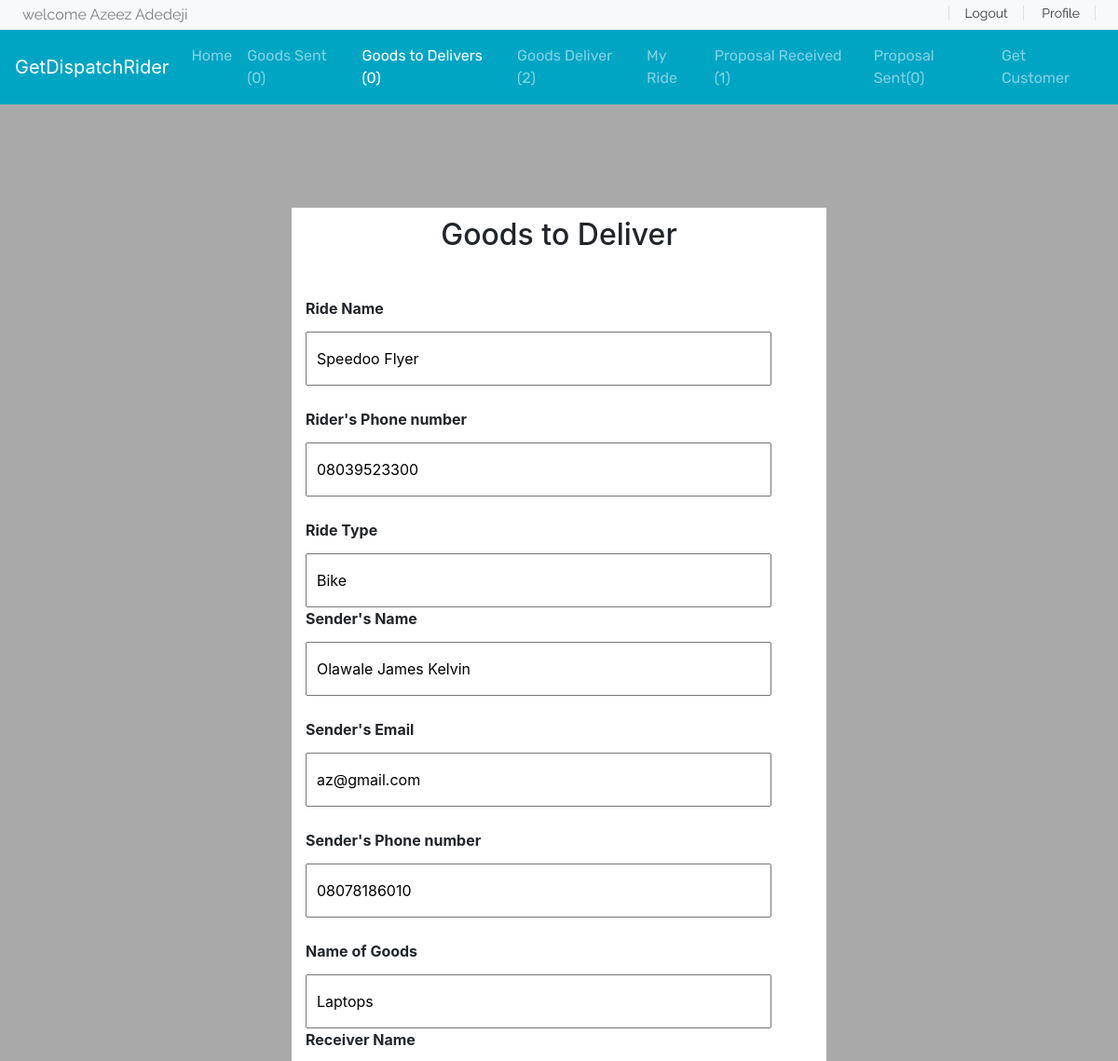
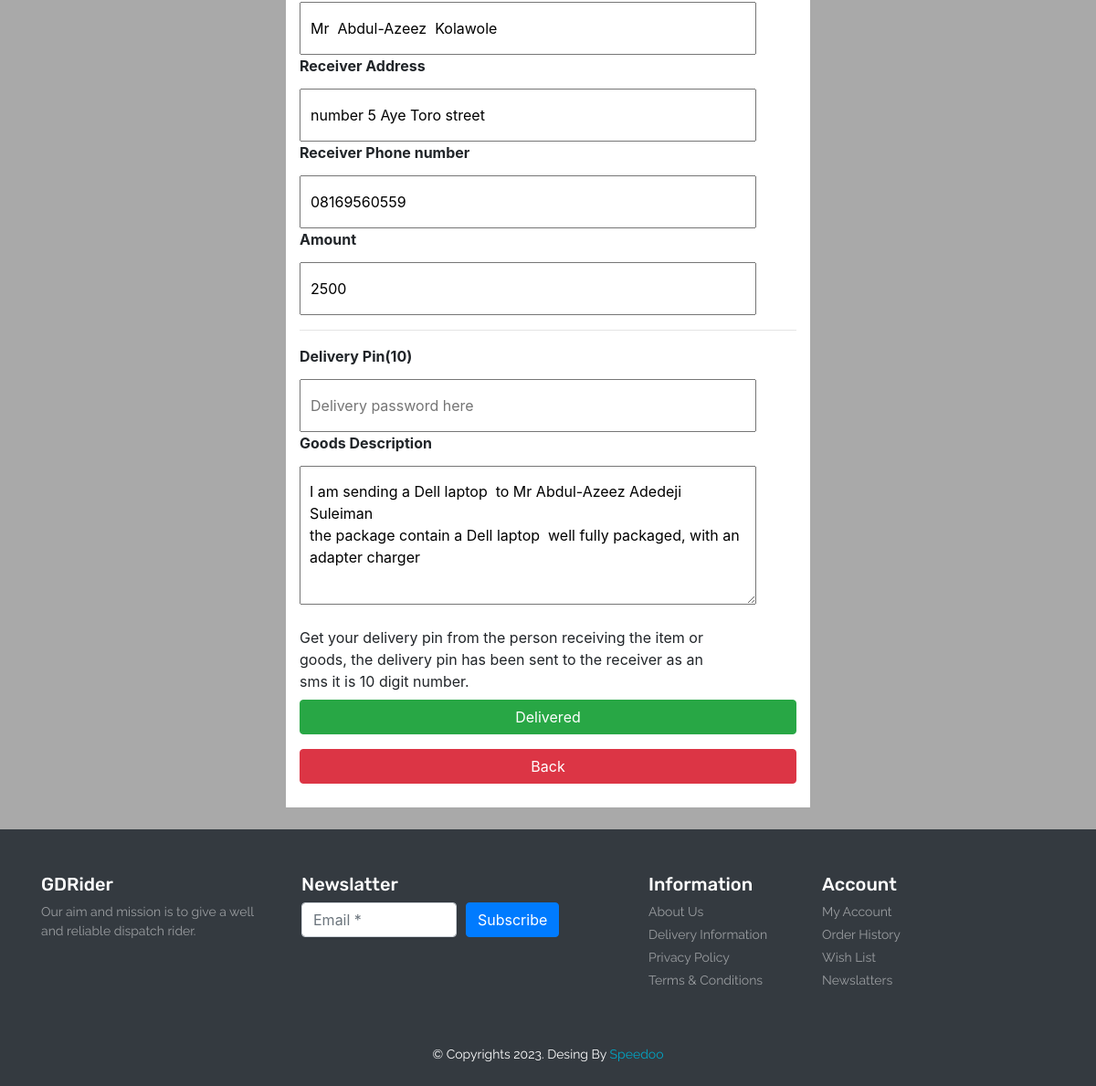
Page /goods-to-deliver/76d2209d9ef7445392f525bb0248d05f (signed in) on the committed database (2 pictures, top to bottom).
### base/models.py (models this page shows, shortened)
class user(AbstractUser):
    username = models.CharField(max_length=20, blank=True, null=True)
    fullName = models.CharField(max_length=100)
    email = models.EmailField()
    phoneNumber = models.CharField(max_length=20, unique=True)
    ninslip = models.ImageField()
    verify = models.BooleanField(default=False)
    USERNAME_FIELD = 'phoneNumber'

class proposal(models.Model):
    id = models.UUIDField(default=uuid.uuid4, editable=False, primary_key=True)
    riderUsername = models.CharField(max_length=50, default='null')
    rideName = models.CharField(max_length=50, default='empty')
    riderEmail = models.EmailField()
    senderName = models.CharField(max_length=100, default='empty')
    riderPhoneNumber = models.CharField(max_length=20, default='empty')
    senderEmail = models.EmailField()
    senderPhoneNumber = models.CharField(max_length=20, default='empty')
    rideTrackId = models.CharField(max_length=100)
    rideType = models.CharField(max_length=50)
    goodsName = models.CharField(max_length=250)
    receiverName = models.CharField(max_length=250)
    receiverAddress = models.CharField(max_length=250)
    receiverPhoneNumber = models.CharField(max_length=50)
    amount = models.TextField()
    goodsDescription = models.TextField()
    deliveryPassword = models.CharField(max_length=10, blank='True', null='True')
    created = models.DateTimeField(auto_now_add=True)
    update = models.DateTimeField(auto_now=True)
    deliver = models.BooleanField(default=False)
    accepted = models.BooleanField(default=False)

### base/views.py (the view, shortened to what this page needs)
# urls.py: path('goods-to-deliver/<str:pk>', views.goodstodeliverpreview, name='goods-to-deliver'),
@login_required(login_url='base:login')
def goodstodeliverpreview(request, pk):
    getproposal = proposal.objects.get(id=pk)
    if request.user.phoneNumber == getproposal.riderUsername:
        pass
    else:
        return redirect('base:index')
    proposalr = proposal.objects.filter(Q(riderUsername=request.user) & Q(accepted=False)).count
    proposals = proposal.objects.filter(Q(senderPhoneNumber=request.user.phoneNumber) & Q(accepted=False)).count
    goodsent = proposal.objects.filter(Q(senderPhoneNumber=request.user.phoneNumber)
                                       & Q(accepted=True)).count
    goodstosend = proposal.objects.filter(Q(riderUsername=request.user) & Q(accepted=True) & Q(deliver=False)).count
    goodsdeliver = proposal.objects.filter(Q(riderUsername=request.user)
                                           & Q(deliver=True)).count
    context = {'getproposal': getproposal, 'proposalr': proposalr, 'goodstosend': goodstosend, 'goodsent': goodsent,
               'proposals': proposals, 'goodsdeliver': goodsdeliver}
    return render(request, 'base/goodstoDeliverPreview.html', context)

### base/templates/base/goodstoDeliverPreview.html (shortened to what this page needs)
<div style="background-color: darkgrey;">
    {% extends 'base/navbar.html'%}
    {% block goods-to-deliver %}
     <li class="nav-item active">
                  <a class="nav-link" href="{% url 'base:onDelivary' %}">Goods to Delivers ({{goodstosend}}) </a>
                </li>
                  {%endblock%}
{%load static %}
{% block body%}
 <div class="container">
        <div class="container" style="background-color: #fff; margin-top: 10%; padding: 10px 15px; width:fit-content ; height:fit-content">
            <div class="text-center">
                <h2>Goods to Deliver</h2>
            </div>
            <form class="mt-5" method="post" onsubmit="submmit()" action="{% url 'base:goods-to-deliver' getproposal.id%}">
                <label ><strong>Ride Name</strong> </label><br/>
                <input type="text" class="login-input" value="{{getproposal.rideName}}" readonly="true" name="riderName" ><br/>
                <label ><strong>Rider's Phone number </strong> </label><br/>
                <input type="text" class="login-input" value="{{getproposal.riderPhoneNumber}}" readonly="true" name="riderNumber" ><br/>
                <label ><strong>Ride Type</strong> </label><br/>
                <input type="text" class="login-input" value="{{getproposal.rideType}}" readonly="true" name="rideType" >
                 <label><strong>Sender's Name </strong> </label><br/>
                <input type="text" class="login-input" value="{{getproposal.senderName}}"  readonly="true" name="senderName" ><br/>
                <label ><strong>Sender's Email </strong> </label><br/>
                <input type="text" class="login-input" value="{{getproposal.senderEmail}}"  readonly="true" name="senderEmail" ><br/>
                <label ><strong>Sender's Phone number </strong> </label><br/>
                <input type="text" class="login-input"  value="{{getproposal.senderPhoneNumber}}" readonly="true" name="sendernumber" ><br/>
                <label ><strong>Name of Goods  </strong></label><br/>
                <input type="text" class="login-input" readonly="true" value="{{getproposal.goodsName}}" name="goodsName" >
                <label ><strong>Receiver Name </strong></label><br/>
                <input type="text" class="login-input disabled" readonly="true" value="{{getproposal.receiverName}}"  name="receiverName" >
                <label ><strong>Receiver Address </strong>  </label><br/>
                <input type="text" class="login-input" readonly="true" value="{{getproposal.receiverAddress}}"  name="receiverAddress" >
                <label ><strong> Receiver Phone number</strong> </label><br/>
                <input type="text" class="login-input" readonly="true" value="{{getproposal.receiverPhoneNumber}}"  name="receiverNumber" >
                <label ><strong>Amount</strong> </label><br/>
                <input type="text" class="login-input" readonly="true" value="{{getproposal.amount}}"  placeholder="Dispatch Rider's Fee" name="amount" >
                <hr>
                 <label ><strong>Delivery Pin(10)</strong> </label><br/>
                <input type="number" class="login-input"  value=""  placeholder="Delivery password here" name="delivery-password" >
                <label ><strong>Goods  Description</strong></label><br/>
                <textarea class="login-input" readonly="true"   name="goodsDescription" placeholder="Describe the goods in details"  cols="30" rows="5">{{getproposal.goodsDescription}}</textarea><br/>
                <label>Get your delivery pin from the person receiving the item or <br/>
                   goods, the delivery pin has been sent to the receiver as an <br/>sms it is  10 digit number.
                </label>
               <input type="submit" id="subb" style="width:100%" class="btn btn-success" value="Delivered">
                <br>
                 <a href="" style="width:100%" class="btn btn-danger mt-3">Back</a>
            </form>
        </div>
    </div>
{% endblock%}

### base/templates/base/navbar.html (shortened to what this page needs)
<!DOCTYPE html>
{% load static %}
<html lang="en">
<head>
     <link rel="stylesheet" href="https://stackpath.bootstrapcdn.com/bootstrap/4.4.1/css/bootstrap.min.css">
     <link rel="stylesheet" href="https://cdnjs.cloudflare.com/ajax/libs/OwlCarousel2/2.3.4/assets/owl.carousel.min.css" />
     <link rel="stylesheet" href="https://cdnjs.cloudflare.com/ajax/libs/OwlCarousel2/2.3.4/assets/owl.theme.default.min.css" />
      <link rel="stylesheet" href="https://cdnjs.cloudflare.com/ajax/libs/font-awesome/5.13.0/css/all.min.css" />
     <link rel="stylesheet" href="https://cdnjs.cloudflare.com/ajax/libs/font-awesome/4.7.0/css/font-awesome.min.css">
     <link rel="stylesheet" href="{% static 'base/style.css' %}">
</head>
<body onload="getLocation();">
 <header id="header" class="">
        <div class="strip d-flex justify-content-between px-4 py-1 bg-light" style="height:fit-content" >
            <p class="font-rale  text-black-50 m-0">welcome {{request.user.fullName}}</p>
            <div class="font-rale font-size-14">
                {% if request.user.is_authenticated%}
                <a href="{% url 'base:logout' %}" class="px-3 border-right border-left text-dark">Logout</a>
                <a href="" class="px-3 border-right text-dark">Profile</a>
                {%else%}
                  <a href="{% url 'base:login' %}" class="px-3 border-right border-left text-dark">Login</a>
                <a href="{%url 'base:signup' %}" class="px-3 border-right text-dark">SignUp</a>
                {%endif%}
            </div>
        </div>
        <nav class="navbar navbar-expand-lg navbar-dark color-second-bg ">
            <a class="navbar-brand" href="#">GetDispatchRider</a>
            <div class="collapse navbar-collapse" id="navbarNav">
              <ul class="navbar-nav m-auto font-rubik">
                {% block homes %}<li class="nav-item ">
                  <a class="nav-link" href="{% url 'base:index' %}">Home</a>
                </li>
                {%endblock%}
                  {% block good_sent%}
                <li class="nav-item">
                  <a class="nav-link" href="{% url 'base:goodSent'%}">Goods Sent ({{goodsent}})</a>
                </li>
                  {%endblock%}
                  {% block goods-to-deliver %}{%endblock%}
                  {% block goods_deliver%}
                <li class="nav-item">
                  <a class="nav-link" href="{% url 'base:goodsDeliver'%}">Goods Deliver ({{goodsdeliver}})</a>
                </li>
                  {% endblock%}
                  {%block my_ride%}
                <li class="nav-item">
                    <a class="nav-link" href="{% url 'base:my-ride'%}">My Ride</a>
                  </li>
                  {% endblock%}
                  {% block proposal_received%}
                  <li class="nav-item">
                    <a class="nav-link" href="{% url 'base:proposal-receive'%}">Proposal Received ({{proposalr}})</a>
                  </li>
                  {%endblock%}
                  {% block proposal-sent%}
                  <li class="nav-item">
                    <a class="nav-link" href="{% url 'base:proposalSent'%}">Proposal Sent({{proposals}})</a>
                  </li>
                  {%endblock%}
                   <li class="nav-item ">
                  <a class="nav-link" href="{% url 'base:index' %}">Get Customer</a>
                </li>
              </ul>
            </div>
          </nav>
    </header>
{%block body%}
{%endblock%}
 <br/>
 <footer id="footer" class="bg-dark text-white py-5">
          <div class="container">
            <div class="row">
              <div class="col-lg-3 col-12">
                <h4 class="font-rubik font-size-20">GDRider</h4>
                <p class="font-size-14 font-rale text-white-50">Our aim and mission is to give a well and reliable dispatch rider.</p>
              </div>
              <div class="col-lg-4 col-12">
                <h4 class="font-rubik font-size-20">Newslatter</h4>
                <form class="form-row">
                  <div class="col">
                    <input type="text" class="form-control" placeholder="Email *">
                  </div>
                  <div class="col">
                    <button type="submit" class="btn btn-primary mb-2">Subscribe</button>
                  </div>
                </form>
              </div>
              <div class="col-lg-2 col-12">
                <h4 class="font-rubik font-size-20">Information</h4>
                <div class="d-flex flex-column flex-wrap">
                  <a href="#" class="font-rale font-size-14 text-white-50 pb-1">About Us</a>
                  <a href="#" class="font-rale font-size-14 text-white-50 pb-1">Delivery Information</a>
                  <a href="#" class="font-rale font-size-14 text-white-50 pb-1">Privacy Policy</a>
                  <a href="#" class="font-rale font-size-14 text-white-50 pb-1">Terms & Conditions</a>
                </div>
              </div>
              <div class="col-lg-2 col-12">
                <h4 class="font-rubik font-size-20">Account</h4>
                <div class="d-flex flex-column flex-wrap">
                  <a href="#" class="font-rale font-size-14 text-white-50 pb-1">My Account</a>
                  <a href="#" class="font-rale font-size-14 text-white-50 pb-1">Order History</a>
                  <a href="#" class="font-rale font-size-14 text-white-50 pb-1">Wish List</a>
                  <a href="#" class="font-rale font-size-14 text-white-50 pb-1">Newslatters</a>
                </div>
              </div>
            </div>
          </div>
        </footer>
        <div class="copyright text-center bg-dark text-white py-2">
          <p class="font-rale font-size-14">&copy; Copyrights 2023. Desing By <a href="#" class="color-second">Speedoo</a></p>
        </div>
</body>
</html>

### base/static/base/style.css (style rules this page uses)
button, button:focus { outline: none !important; box-shadow: none !important; }
.font-rale { font-family: "Raleway", cursive; }
.font-rubik { font-family: "Rubik", cursive; }
.font-size-14 { font-size: 14px; }
.font-size-20 { font-size: 20px; }
.color-second { color: #00A5C4; }
.color-second-bg { background: #00A5C4; }
.login-input { width: 500px; padding: 15px 10px; margin-top: 5px; display: block; }

### rows in the picture
user: user.fullName "Azeez Adedeji"
proposal: riderName "Speedoo Flyer", riderNumber "08039523300", rideType "Bike", senderName "Olawale James Kelvin", senderEmail "az@gmail.com", sendernumber "08078186010", goodsName "Laptops", receiverName "Mr Abdul-Azeez Kolawole", receiverAddress "number 5 Aye Toro street", receiverNumber "08169560559", amount "2500", goodsDescription "I am sending a Dell laptop to Mr Abdul-Azeez Adedeji Suleiman the package contain a Dell laptop well fully packaged, with an adapter charger"

### other values in the picture
{{ goodsent }} "0"
{{ goodstosend }} "0"
{{ goodsdeliver }} "2"
{{ proposalr }} "1"
{{ proposals }} "0"
